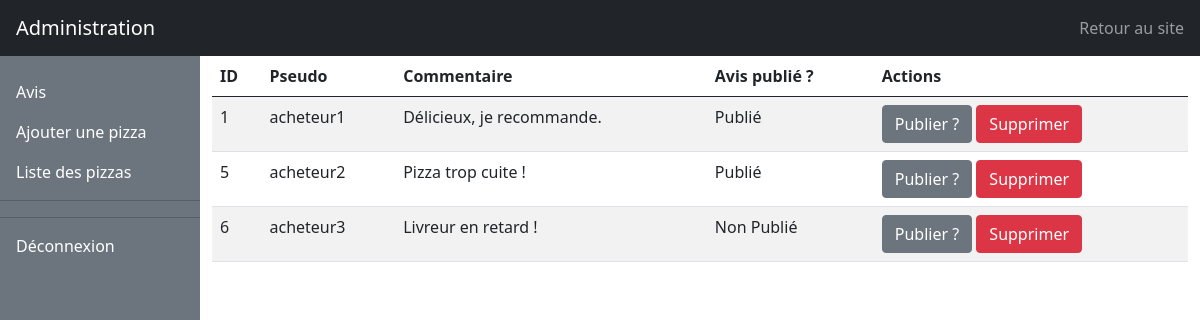
The page /admin/avis-liste.php (signed in) on the database its author committed.
### tables this page shows
CREATE TABLE IF NOT EXISTS `avis` (
  `id` int(11) NOT NULL AUTO_INCREMENT,
  `pseudo` varchar(20) NOT NULL,
  `date` date NOT NULL,
  `comment` varchar(255) NOT NULL,
  `note` int(11) NOT NULL,
  `publie` tinyint(1) NOT NULL DEFAULT '0',
  PRIMARY KEY (`id`)
);

### admin/avis-liste.php (the view, shortened to what this page needs)
<?php require 'partials/header.php';
global $db;
$avis = $db->query('SELECT * FROM avis')->fetchAll();
?>
<table class="table table-striped">
    <thead>
        <tr>
            <th>ID</th>
            <th>Pseudo</th>
            <th>Commentaire</th>
            <th>Avis publié ?</th>
            <th>Actions</th>
        </tr>
    </thead>
    <tbody>
        <?php foreach ($avis as $avi) { ?>
            <tr>
                <td><?= $avi['id']; ?></td>
                <td><?= $avi['pseudo']; ?></td>
                <td><?= $avi['comment']; ?></td>
                <td><?php
                if( $avi['publie']==1) {
                    echo "Publié";
                } else {
                    echo "Non Publié";
                };  ?></td>
                <td>
                    <a href="./avis-modifier.php?id=<?= $avi['id']; ?>"
                       class="btn btn-secondary">
                        Publier ?
                    </a>
                    <a href="./avis-supprimer.php?id=<?= $avi['id']; ?>"
                       class="btn btn-danger"
                       onclick="return confirm('Voulez-vous supprimer cet avis ?');">
                        Supprimer
                    </a>
                </td>
            </tr>
        <?php } ?>
    </tbody>
</table>
<?php require 'partials/footer.php'; ?>

### rows shown on the page
avis: id "1", pseudo "acheteur1", comment "Délicieux, je recommande.", publie "Publié"
avis: id "5", pseudo "acheteur2", comment "Pizza trop cuite !", publie "Publié"
avis: id "6", pseudo "acheteur3", comment "Livreur en retard !", publie "Non Publié"
